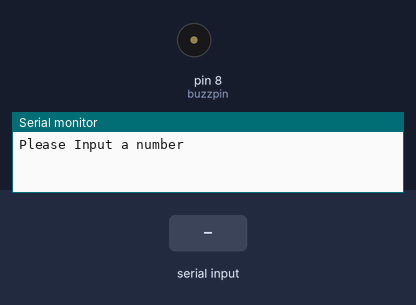
A sketch run on a simulated Arduino Uno, built with avr-gcc and run on an emulated ATmega328P. Shown: buzzer (waves = sounding, pin HIGH), the last lines printed to the serial monitor. The inputs (shaded band) are chosen by the test bench.

Above: at 1.2 s.
1.3 s: "90,45\n" received over Serial
At 2.7 s:
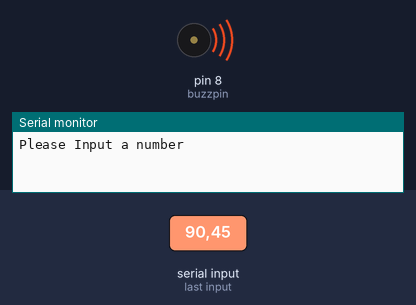
4.3 s: "30,150\n" received over Serial
At 10.1 s:
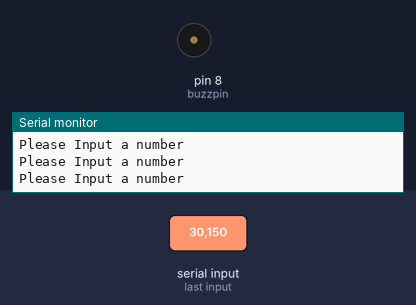
Timing chart, 0 to 11.6 s (numbered marks = the images above; inputs shaded):
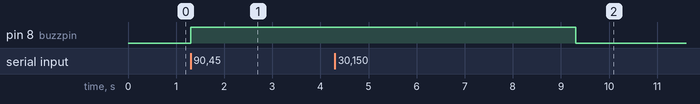

Measured:
- after the input at 1.3 s, pin 8 (buzzpin): LOW → HIGH at once
- after the input at 4.3 s, pin 8 (buzzpin): HIGH → LOW after 5.0 s instead of 1.0 s

The sketch:

buzz.ino
```cpp
// Active Buzzer turns on when the number is greater than 10
// input number from Serial.read()

int mynumb;
int buzzpin=8;
int wT=2000;
String msg="Please Input a number";

void setup() {
 Serial.begin(9600);
 pinMode(buzzpin,OUTPUT);
}

void loop() {
  Serial.println(msg);
  while(Serial.available()==0){

  }
  mynumb=Serial.parseInt();
  if(mynumb>10){
    digitalWrite(buzzpin,HIGH);
    delay(wT);
    digitalWrite(buzzpin,LOW);
  }
}
```
